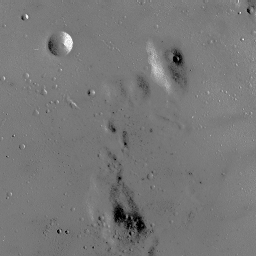
#> input picture MP3/moon.bmp, 256 x 256 px, found by its file name
$ python homework3.py
#> lines starting #> are read from the running program, lines starting #| are printed output that depends on the picture
import numpy as np
import matplotlib.pyplot as plt


def histogram(image):
  hist_data = {}

  for i in range(0, image.shape[0]):
    for j in range(0, image.shape[1]):
      if image[i,j][0] in hist_data:
        hist_data[image[i,j][0]] += 1
      else:
        hist_data[image[i,j][0]] = 1

  return hist_data


def cumulative_distribution(hist_data):
  cum_dist = [0] * 256
  cum_sum = 0

  for key, value in hist_data.items():
      cum_sum += value
      cum_dist[key] = cum_sum

  return cum_dist

def equalize_image(image, cum_dist):
  equalized_image = image.copy()
  for i in range(image.shape[0]):
      for j in range(image.shape[1]):
          pixel_value = image[i, j][0]  # Assuming grayscale image
          equalized_pixel_value = int(cum_dist[pixel_value] * 255)
          equalized_image[i, j] = [equalized_pixel_value]

  return equalized_image

def line_fitting(equalized_image, image):
  equalized_image_flat = equalized_image.flatten()
  A = np.column_stack((equalized_image_flat, np.ones(len(equalized_image_flat))))
  t = equalized_image_flat
  # t = image.flatten()
  m, c = np.linalg.inv(A.T @ A) @ A.T @ t
  line_fitting = m * equalized_image_flat + c
  line_fitting = line_fitting.astype(int)
  line_fitting = line_fitting.reshape(image.shape)

  return line_fitting

def line_fitting_scaled(equalized_image, image):
  equalized_image_flat = equalized_image.flatten()
  equalized_image_flat_scaled = (equalized_image_flat - np.mean(equalized_image_flat)) / np.std(equalized_image_flat)
  A_scaled = np.column_stack((equalized_image_flat_scaled, np.ones(len(equalized_image_flat_scaled))))
  # t_scaled = equalized_image_flat_scaled
  t_scaled = image.flatten()
  m_scaled, c_scaled = np.linalg.inv(A_scaled.T @ A_scaled) @ A_scaled.T @ t_scaled
  # Fit a line to the histogram using least squares
  line_fitting_scaled = m_scaled * equalized_image_flat_scaled + c_scaled

  # line_fitting_scaled = line_fitting_scaled * np.std(equalized_image_flat) + np.mean(equalized_image_flat)
  line_fitting_scaled = line_fitting_scaled.astype(int)
  # Reshape the fitted line to match the shape of the original image
  line_fitting_scaled = line_fitting_scaled.reshape(image.shape)

  return line_fitting_scaled


def plane_fitting(image):
  intensity = image.flatten()
  A = np.zeros((image.shape[0] * image.shape[1], 3))
  I = np.ones(image.shape[0] * image.shape[1])
  count = 0
  for i in range(image.shape[0]):
    for j in range(image.shape[1]):
      A[count, 0] = j
      A[count, 1] = i
      A[count, 2] = 1
      I[count] = image[j, i][0]
      count += 1

  print(np.linalg.pinv(A).shape)
  print(I.T.shape)
  a, b, c = np.linalg.pinv(A) @ I.T

  #plane_fitting = a * A[:, 0] + b * A[:, 1] + c
  plane_fitting = 255 - (a * intensity + b * intensity + c)
  plane_fitting = plane_fitting.astype(int)
  plane_fitting = plane_fitting.reshape(image.shape)

  return plane_fitting

def plane_fit_test(image):
  intensity = image.flatten()
  A = np.zeros((image.shape[0] * image.shape[1], 6))
  I = np.ones(image.shape[0] * image.shape[1])

  count = 0

  for i in range(image.shape[0]):
    for j in range(image.shape[1]):
      A[count, 0] = i**2
      A[count, 1] = j**2
      A[count, 2] = j * i
      A[count, 3] = i
      A[count, 4] = j
      A[count, 5] = 1
      I[count] = image[i, j][0]
      count += 1

  a, b, c, d, e, f = np.linalg.pinv(A) @ I.T
  plane_fitting = a * A[:, 0] + b * A[:, 1] + c * A[:, 2] + d * A[:, 3] + e * A[:, 4] + f
  plane_fitting = 255-(a * intensity + b * intensity + c * intensity + d * intensity + e * intensity + f)

  plane_fitting = plane_fitting.astype(int)
  #plane_fitting = np.array([plane_fitting, plane_fitting, plane_fitting])
  plane_fitting = plane_fitting.reshape(image.shape)

  return plane_fitting


im = plt.imread('./MP3/moon.bmp', format='bmp').copy()
#> im is the input picture: shape (256, 256, 3); min 0, max 255, mean 119.7
hist_data = histogram(im)
#> hist_data = 239 items
hist_data = dict(sorted(hist_data.items()))
cum_dist = cumulative_distribution(hist_data)
#> the loop in cumulative_distribution, `for key, value in hist_data.items():` made 239 passes
#> (key, value, cum_sum) on passes 1 to 3: (0, 99, 99), (2, 8, 107), (3, 6, 113)
#> after the loop in cumulative_distribution, `for key, value in hist_data.items():`: cum_dist = 256 values, max 65536 at index 255, min 0 at index 1, mean 32592; cum_sum = 65536

tot_pix = im.shape[0] * im.shape[1]
#> tot_pix = 65536
norm_cdf = [x / tot_pix for x in cum_dist]
#> norm_cdf = 256 values, max 1 at index 255, min 0 at index 1, mean 0.497

equalized_image = equalize_image(im, norm_cdf)
#> after the loop in equalize_image, `for i in range(image.shape[0]):`:
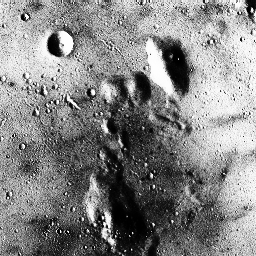
#> equalized_image: shape (256, 256, 3); min 0, max 255, mean 133.2

eq_hist_data = histogram(equalized_image)
#> eq_hist_data = 51 items
eq_hist_data = dict(sorted(eq_hist_data.items()))

line_fitting_image = line_fitting(equalized_image, im)
#> in line_fitting, `A = np.column_stack((equalized_image_flat, np.ones(len(equalized_image..`: A = 196608 pairs, first value 0 to 255, second value 1 to 1
#> in line_fitting, `m, c = np.linalg.inv(A.T @ A) @ A.T @ t`: m = 1; c = -2.24e-13
line_fitting_image = line_fitting_scaled(line_fitting_image, im)
#> in line_fitting_scaled, `A_scaled = np.column_stack((equalized_image_flat_scaled, np.ones(len(e..`: A_scaled = 196608 pairs, first value -1.79 to 1.65, second value 1 to 1
#> in line_fitting_scaled, `m_scaled, c_scaled = np.linalg.inv(A_scaled.T @ A_scaled) @ A_scaled.T..`: m_scaled = 9.36; c_scaled = 119.7
#> in line_fitting_scaled, `line_fitting_scaled = line_fitting_scaled.reshape(image.shape)`:
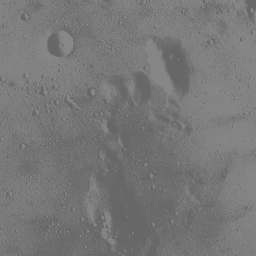
#> line_fitting_scaled: shape (256, 256, 3) int64; min 102, max 135, mean 119.1

#line_fitting_scaled_image = line_fitting_scaled(line_fitting_image, im)
#line_fitting_scaled_image = plane_fitting(equalized_image)
line_fitting_scaled_image = plane_fit_test(equalized_image)
#> after the loop in plane_fit_test, `for i in range(image.shape[0]):`: count = 65536
#> in plane_fit_test, `a, b, c, d, e, f = np.linalg.pinv(A) @ I.T`: a = -0.000634; b = 0.00695; c = 0.000736; d = -0.33; e = -1.71; f = 244.4

cum_dist_arr = np.array(cum_dist)
#> cum_dist_arr has the same summary as cum_dist in cumulative_distribution
mask = cum_dist_arr != 0
cum_dist_arr = cum_dist_arr[mask]
#> cum_dist_arr = 239 values from 99 to 65536

norm_cdf_arr = np.array(norm_cdf)
#> norm_cdf_arr has the same summary as norm_cdf
mask = norm_cdf_arr != 0
norm_cdf_arr = norm_cdf_arr[mask]
#> norm_cdf_arr = 239 values from 0.00151 to 1


plt.plot(cum_dist_arr)
plt.title('Cumulative Distribution Function')
plt.xlabel('Pixel Value')
plt.ylabel('Cumulative Probability')
plt.show()
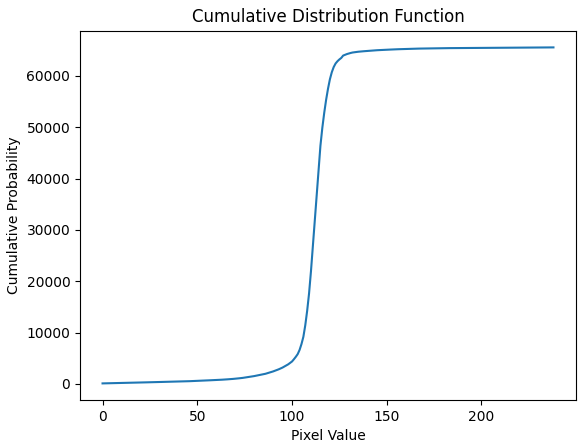
#> figure drawn by matplotlib, 1 panel; curve peaks at x = 238, y = 65536

plt.plot(norm_cdf_arr)
plt.title('Normalized Distribution')
plt.xlabel('Pixel Value')
plt.ylabel('Probability Probability')
plt.show()
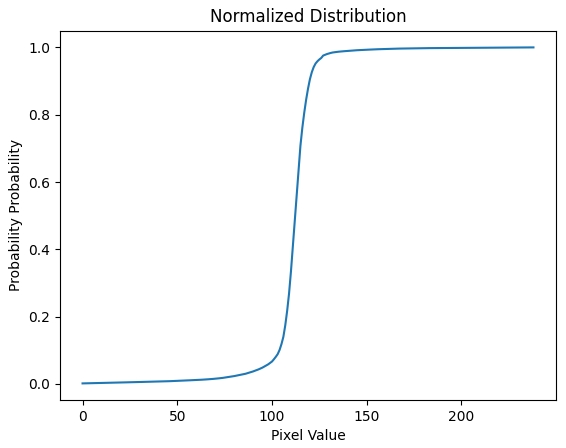
#> figure drawn by matplotlib, 1 panel; curve peaks at x = 238, y = 1

plt.bar(hist_data.keys(), hist_data.values())
plt.title('Histogram of the Real Image')
plt.xlabel('Pixel Value')
plt.ylabel('Frequency')
plt.show()
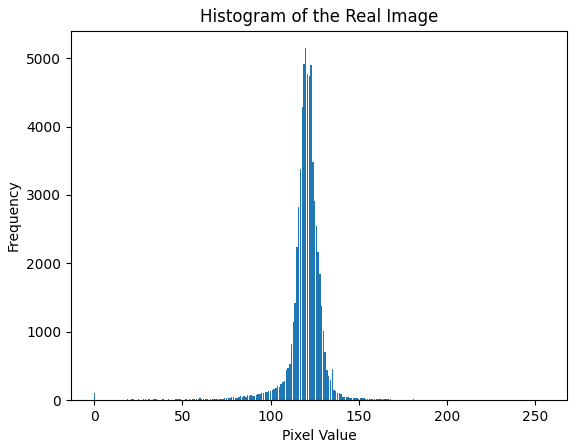
#> figure drawn by matplotlib, 1 panel; tallest bar 5145 high, from x = 119.6 to 120.4


plt.bar(eq_hist_data.keys(), eq_hist_data.values())
plt.title('Histogram of the Equalized Image')
plt.xlabel('Pixel Value')
plt.ylabel('Frequency')
plt.show()
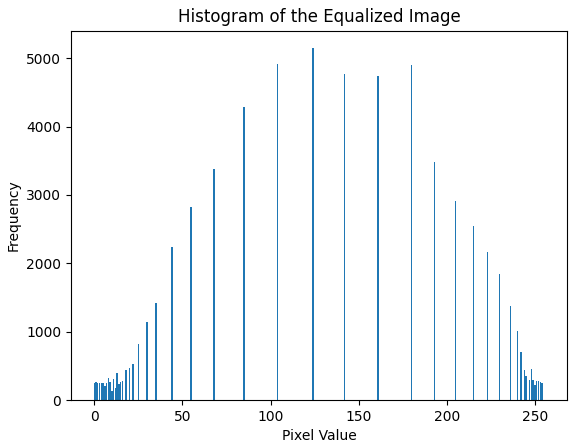
#> figure drawn by matplotlib, 1 panel; tallest bar 5145 high, from x = 123.6 to 124.4


fig, axes = plt.subplots(1, 2, figsize=(10, 5))

axes[0].imshow(im, cmap='binary')
axes[0].set_title('Original Image')
axes[0].axis('off')

#axes[1].imshow(equalized_image, cmap='binary')
#axes[1].set_title('Equalized Image')
#axes[1].axis('off')

axes[1].imshow(line_fitting_image, cmap='binary')
axes[1].set_title('Line Fitting Image')
axes[1].axis('off')

#axes[1].imshow(line_fitting_scaled_image, cmap='binary')
#axes[1].set_title('Plane Fitting Image')
#axes[1].axis('off')

plt.tight_layout()

## Show the plot
plt.show()
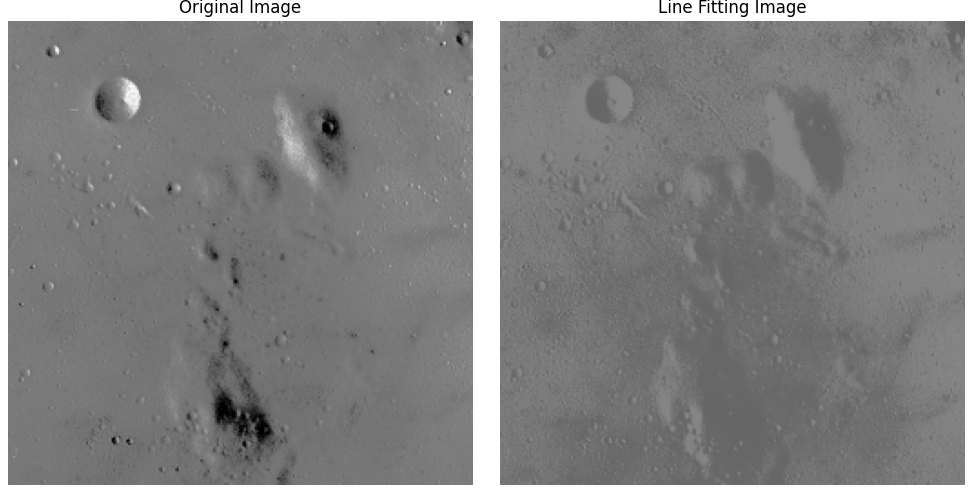
#> figure drawn by matplotlib, 2 panels
